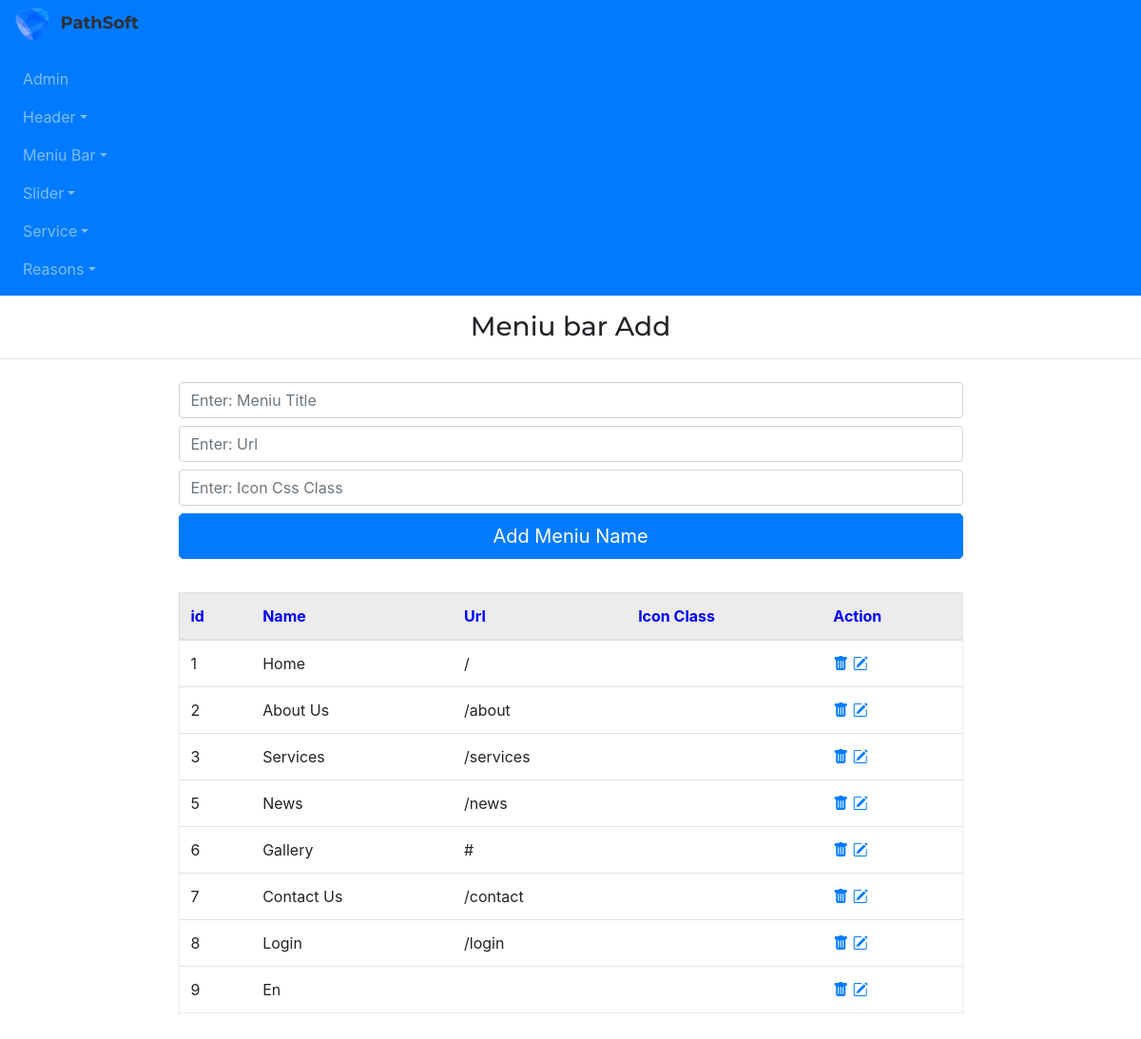
The page /admin/meniuNameAdd on the database as committed earlier.
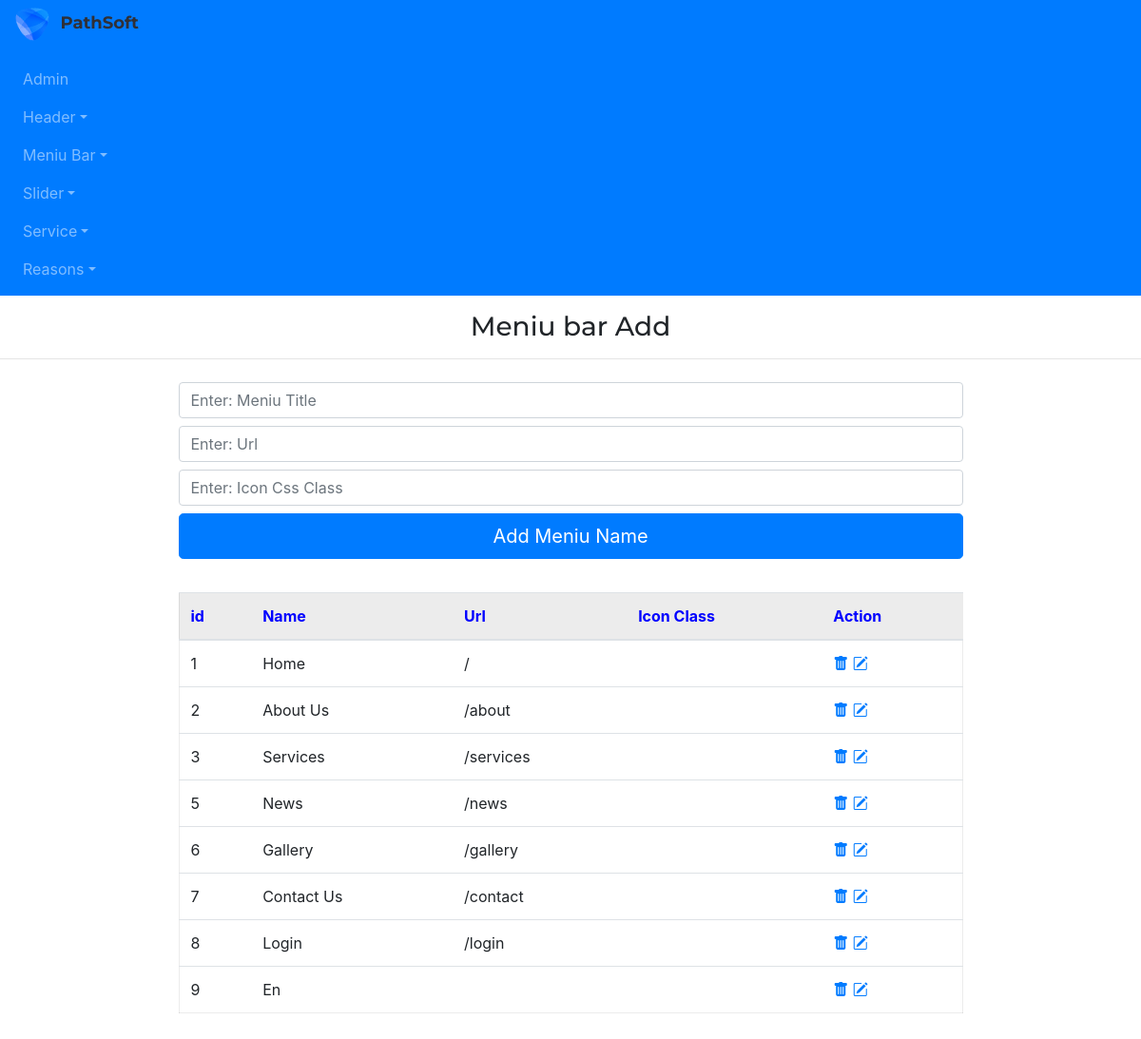
The same page on the database as committed later.
### app/models.py (models this page shows)
class MeniuName(db.Model):
    id=db.Column(db.Integer,primary_key=True)
    meniu_title=db.Column(db.String(255))
    meniu_url=db.Column(db.String(255))
    meniu_icon=db.Column(db.String(255))

### admin/routes.py (the view, shortened to what this page needs)
@app.route("/admin/meniuNameAdd", methods=['GET','POST'])
def meniuNameAdd():
    meniu_names=MeniuName.query.all()
    return render_template("admin/meniuNameAdd.html", meniu_names=meniu_names)

### app/templates/admin/meniuNameAdd.html
{% extends "admin/base.html" %}
{% block content %}
<h3 class="my-3" style="text-align: center;">Meniu bar Add</h3>
<hr>
<div class="container marg">
    <div class="row justify-content-center">
        <div class="col-9 ">
            <form action="/admin/meniuNameAdd" method='POST'>
                <input type="text" class="form-control my-2" name='meniu_title' placeholder="Enter: Meniu Title">
                <input type="text" class="form-control my-2" name='meniu_url' placeholder="Enter: Url">
                <input type="text" class="form-control my-2" name='meniu_icon' placeholder="Enter: Icon Css Class">
                <input type="submit" class="btn btn-primary btn-lg btn-block" value='Add Meniu Name'>
            </form>
        </div>
    </div>
</div>
<div class="container marg">
    <div class="row justify-content-center">
        <div class="col-9 ">
            <table class="table table-hover " style="margin:35px 0px; border:1px solid rgba(0,0,0,.075);">
                <thead>
                    <tr style="background-color: rgba(0,0,0,.075); color:blue">
                        <th scope="col">id</th>
                        <th scope="col">Name</th>
                        <th scope="col">Url</th>
                        <th scope="col">Icon Class</th>
                        <th scope="col">Action</th>
                    </tr>
                </thead>
                <tbody>
                    {% for meniu_name in meniu_names %}
                    <tr>
                        <td scope="row">{{meniu_name.id}}</td>
                        <td>{{meniu_name.meniu_title}}</td>
                        <td>{{meniu_name.meniu_url}}</td>
                        <td>{{meniu_name.meniu_icon}}</td>
                        <td>
                            <a href="/admin/meniuNameDelete/{{meniu_name.id}}"><i class="bi bi-trash-fill"></i></a>
                            <a href="/admin/meniuNameUpdate/{{meniu_name.id}}"><i class="bi bi-pencil-square"></i></a>
                        </td>
                    </tr>
                    {% endfor %}
                </tbody>
            </table>
        </div>
    </div>
</div>
{% endblock %}

Rows that differ between the two databases and show on the page:
changed MeniuName "Gallery": meniu_url "#" → "/gallery"
